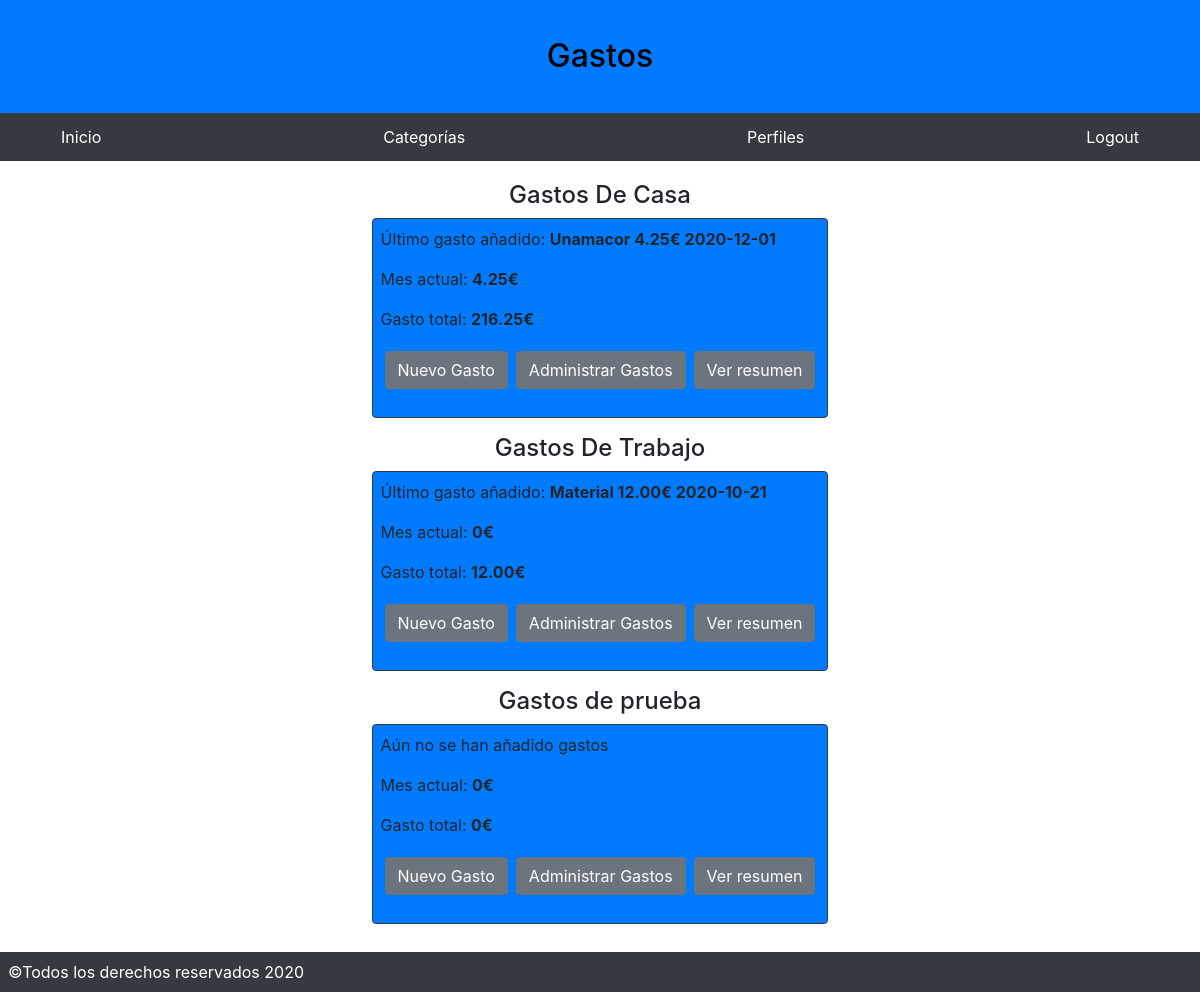
The app's page / (signed in) with its own data.
### mainGastos/models.py (models this page shows, shortened)
class Perfiles(models.Model):
    usuario = models.ForeignKey(
        settings.AUTH_USER_MODEL,
        on_delete=models.CASCADE,
    )
    nombre = models.CharField(max_length=150)
    fecha_de_creacion = models.DateField(auto_now_add=True)

class Categorias(models.Model):
    usuario = models.ForeignKey(
        settings.AUTH_USER_MODEL,
        on_delete=models.CASCADE,
    )
    nombre = models.CharField(max_length=150)
    def __str__(self):
        return self.nombre

### mainGastos/views.py (the view)
# urls.py: path('',index,name="index"),
def index(request):
    p = obtenerPerfiles(request.user)
    perfiles = None
    if p != None:
        perfiles = formatear_informacion_del_perfil(p)
    return render(request, 'mainGastos/index.html',{'perfiles':perfiles})

### mainGastos/functions.py (called while the page is built)
def obtenerPerfiles(user):
    if user.id == None:
        return None
    if Perfiles.objects.filter(usuario = user):
        return Perfiles.objects.filter(usuario = user)
    return None

def formatear_informacion_del_perfil(perfiles):
    diccionario_perfiles = {}
    for perfil in perfiles:
        g = obtener_gasto_total_y_mensual(perfil)
        gasto_mensual = g[0]
        total_gastos = g[1]
        p_id = perfil.id
        p_nombre = perfil.nombre
        try:
            ultimo_gasto = Gastos.objects.filter(fk_id_perfil=perfil).last()
            cat = str(ultimo_gasto.fk_id_categoria)
            precio = str(ultimo_gasto.precio)
            fecha = str(ultimo_gasto.fecha)
        except:
            cat = ""
            precio = ""
            fecha = ""
        entrada_diccionario_perfil = {"id":p_id,"fecha_de_creacion":str(perfil.fecha_de_creacion),"categoria":cat,"precio":precio,"fecha":fecha,"gasto_mensual":gasto_mensual,"total_gastos":total_gastos}
        diccionario_perfiles[p_nombre] = entrada_diccionario_perfil
    return diccionario_perfiles

def obtener_gasto_total_y_mensual(perfil):
    mesActual = obtenerMes()
    agnoActual = obtenerAgno()
    gastos = Gastos.objects.filter(fk_id_perfil=perfil)
    gasto_total = 0
    gasto_mensual = 0
    for gasto in gastos:
        gasto_total += gasto.precio
        g_mes = gasto.fecha.strftime("%m")
        g_agno = gasto.fecha.strftime("%Y")
        if g_mes == mesActual and g_agno == agnoActual:
            gasto_mensual += gasto.precio
    return [str(gasto_mensual),str(gasto_total)]

def obtenerMes():
    return datetime.today().strftime("%m")

def obtenerAgno():
    return datetime.today().strftime("%Y")

### templates/mainGastos/index.html
{% extends '../base.html' %}
{% block content %}
    <div class="row">
        <div class="col">
            {% if user.is_authenticated %}
                {% if perfiles %}
                    {% for nombrePerfil, contenido in perfiles.items %}
                        <div class="perfil my-2  py-1">
                            <h4 class="text-center">{{nombrePerfil}}</h4>
                            <div class="text-center">
                                <div class="p_caja d-inline-block text-left bg-primary p-2 border border-dark rounded">
                                    {% if not contenido.precio %}
                                    <p>Aún no se han añadido gastos</p>
                                    {% else %}
                                    <p>Último gasto añadido: <b>{{contenido.categoria}} {{contenido.precio}}€ {{ contenido.fecha}}</b></p>
                                    {%endif%}
                                    <p>Mes actual: <b>{{contenido.gasto_mensual}}€</b> </p>
                                    <p>Gasto total: <b>{{contenido.total_gastos}}€</b></p>
                                    <p class="d-flex justify-content-around">
                                        <a class="btn btn-secondary m-1" href='/control/l/{{contenido.id}}/gastos/nuevo'>Nuevo Gasto</a>
                                        <a class="btn btn-secondary m-1" href='/control/l/{{contenido.id}}/gastos/'>Administrar Gastos</a>
                                        <a class="btn btn-secondary m-1" href='{% url "index" %}'>Ver resumen</a>
                                    </p>
                                </div>
                            </div>
                        </div>
                    {% endfor %}
                {% else %}
                    <p>No hay perfiles creados aún. Puedes crear uno <a href='{% url "perfil_new" %}'>aquí</a></p>
                {% endif %}
            {% else %}
                <h2>Bienvenido a la aplicación Gastos</h2>
                <p>No estás logueado, puedes loguearte pulsando <a href='{% url "login" %}'>aquí</a></p>
            {% endif %}
        </div>
    </div>
{% endblock %}

### records on screen
Perfiles: perfiles "Gastos De Casa"
Categorias: categoria "Unamacor"
Perfiles: perfiles "Gastos De Trabajo"
Categorias: categoria "Material"
Perfiles: perfiles "Gastos de prueba"

### other values on screen
{{ contenido.precio }} "4.25" "12.00"
{{ contenido.fecha }} "2020-12-01" "2020-10-21"
{{ contenido.gasto_mensual }} "4.25" "0" "0"
{{ contenido.total_gastos }} "216.25" "12.00" "0"
